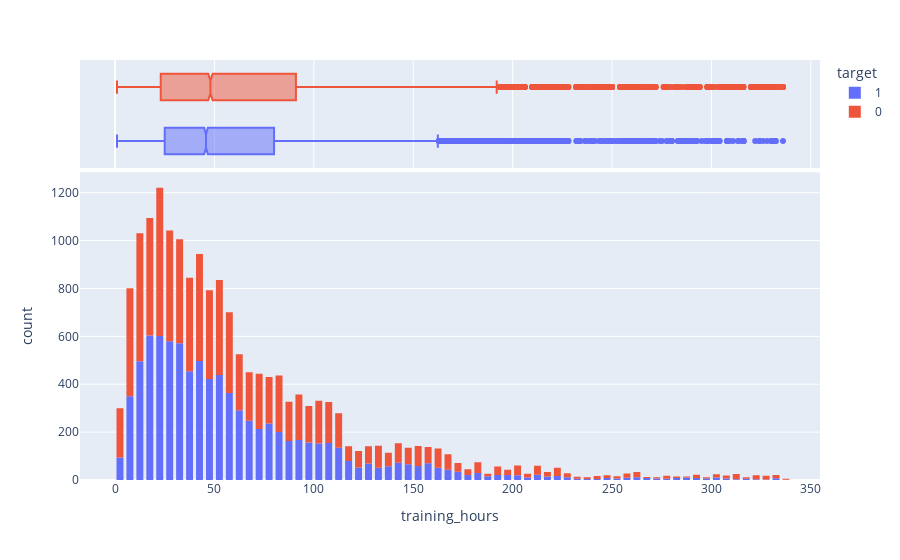

Notebook code for this chart:
### Code cell
fig = ex.histogram(
                    data,
                    marginal = 'box',
                    x = 'training_hours',
                    color = 'target'
)
fig.update_layout(bargap = 0.3)

### Figure 1 — Plotly figure (JSON) as saved in the notebook; plotly's stock layout.template omitted (floating-point values rounded to 4 significant figures; data arrays with more than 128 entries replaced by an {"elided": "..."} marker saying what was removed)
{"data": [{"bingroup": "x", "hovertemplate": "target=1<br>training_hours=%{x}<br>count=%{y}<extra></extra>", "legendgroup": "1", "marker": {"color": "#636efa", "pattern": {"shape": ""}}, "name": "1", "orientation": "v", "showlegend": true, "type": "histogram", "x": {"elided": "8628 float values"}, "xaxis": "x", "yaxis": "y"}, {"hovertemplate": "target=1<br>training_hours=%{x}<extra></extra>", "legendgroup": "1", "marker": {"color": "#636efa"}, "name": "1", "notched": true, "showlegend": false, "type": "box", "x": {"elided": "8628 float values"}, "xaxis": "x2", "yaxis": "y2"}, {"bingroup": "x", "hovertemplate": "target=0<br>training_hours=%{x}<br>count=%{y}<extra></extra>", "legendgroup": "0", "marker": {"color": "#EF553B", "pattern": {"shape": ""}}, "name": "0", "orientation": "v", "showlegend": true, "type": "histogram", "x": {"elided": "8629 float values"}, "xaxis": "x", "yaxis": "y"}, {"hovertemplate": "target=0<br>training_hours=%{x}<extra></extra>", "legendgroup": "0", "marker": {"color": "#EF553B"}, "name": "0", "notched": true, "showlegend": false, "type": "box", "x": {"elided": "8629 float values"}, "xaxis": "x2", "yaxis": "y2"}], "layout": {"bargap": 0.3, "barmode": "relative", "legend": {"title": {"text": "target"}, "tracegroupgap": 0}, "margin": {"t": 60}, "xaxis": {"anchor": "y", "domain": [0, 1], "title": {"text": "training_hours"}}, "xaxis2": {"anchor": "y2", "domain": [0, 1], "matches": "x", "showgrid": true, "showticklabels": false}, "yaxis": {"anchor": "x", "domain": [0, 0.7326], "title": {"text": "count"}}, "yaxis2": {"anchor": "x2", "domain": [0.7426, 1], "matches": "y2", "showgrid": false, "showline": false, "showticklabels": false, "ticks": ""}}}
